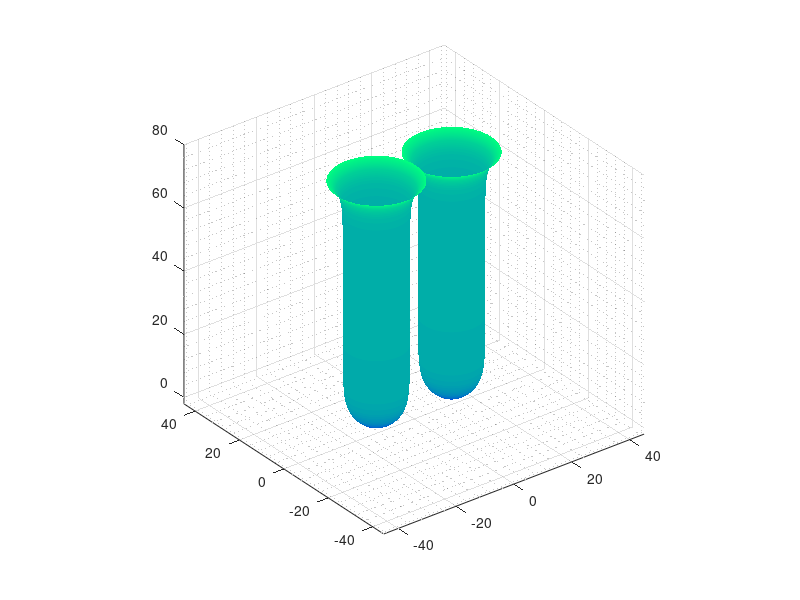

MATLAB code to generate this figure:
% Crypt fission 
clear; close all; clc

% Discretize space:
N_u = 1e2;
u = linspace(0, 2*pi, N_u);
du = u(2) - u(1);

N_v = 3e2;
v = linspace(0,1,N_v)';
dv = v(2)-v(1);

%Create mesh grid:
[U_mesh,V_mesh] = meshgrid(u,v);

% Define radius function:
L = 78;
r_b = 41/2/pi;
r_t = 10/pi;   
a = 0.3;   
beta = 0.15;


max_separation = 13;

Z_mesh = L * V_mesh;
R_z = r_b*(1 - exp(-a * Z_mesh)) + r_t * exp(a * (Z_mesh - L));



for c = -30 : 150

    A = 1./ (1+exp(beta * (Z_mesh-c)));

    if c < 0
        A = A * exp(c); 
    end

    %g = 1 + 1 ./ (1 + exp(beta * (Z_mesh - c)));
    g = 1 + (sqrt(2) - 1) ./ (1 + exp(beta* (Z_mesh-c)));

    %p_u = sin(U_mesh);
    %f = 1 - A + 2*A .* (p_u.^2);
    %f = 1 - A .* (cos(U_mesh/2).^2);

    %lambda = f .* g .* R_z;
    lambda = g .* R_z;

    shift = max_separation * A;

    X1 = lambda .* cos(U_mesh) - shift;
    Y1 = lambda .* sin(U_mesh);
    Z = Z_mesh;

    X2 = lambda .* cos(U_mesh) + shift;
    Y2 = lambda .* sin(U_mesh);
   
   

    % Generate surface plot
    figure(1)
    surf(X1, Y2, Z, lambda)
    hold on

    surf(X2, Y2, Z, lambda)
    hold off

    shading interp
    grid on
    grid minor
    colormap winter
    axis equal
    xlim([-45 45])
    ylim([-45 45])
    zlim([-2 80])
    if c == -30
        pause(1)
%     else
%         drawnow
    end
    

end
